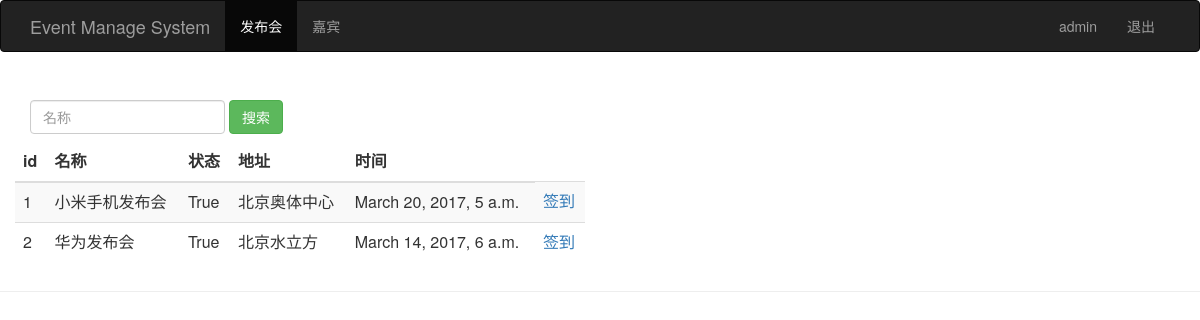
The page /event_manage/ (signed in) on the database its author committed.
### sign/models.py (models this page shows, shortened)
class Event(models.Model):
	name = models.CharField(max_length=100)
	limit = models.IntegerField()
	status = models.BooleanField()
	address = models.CharField(max_length=200)
	start_time = models.DateTimeField('events time')
	create_time = models.DateTimeField(auto_now=True)

### sign/views.py (the view)
# urls.py: url(r'^event_manage/$', views.event_manage),
def event_manage(request):
	event_list = Event.objects.all()
	username = request.session.get("user","")
	return render(request,"event_manage.html",{"user":username,'events':event_list})

### sign/templates/event_manage.html (shortened to what this page needs)
<html>
<head>
	{% load bootstrap3 %}
	{% bootstrap_css %}
</head>
<body role="document">
	<nav class="navbar navbar-inverse">
		<div class="container">
			<div class="navbar-header">
				<a class="navbar-brand" href="/event_manage/">Event Manage System</a>
			</div>
			<div  id="navbar" class="collapse navbar-collapse">
				<ul class="nav navbar-nav">
					<li class="active"><a href="#">发布会</a></li>
					<li> <a href="/guest_manage/">嘉宾</a></li>
				</ul>
				<ul class="nav navbar-nav navbar-right">
					<li><a href="#">{{user}}</a></li>
					<li><a href="/logout/">退出</a></li>
				</ul>
			</div>
		</div>
	</nav>
	<div class="page-header">
		<div id="navbar" class="navbar-collapse collapse">
			<form class="navbar-form" method="get" action="/search_name/">
				<div class="form-group">
					<input name="name" type="text" placeholder="名称" class="form-control">
				</div>
				<button type="submit" class="btn btn-success">搜索</button>
			</form>
	<div class="row">
		<div class="col-md-6">
			<table class="table table-striped">
				<thead>
					<tr>
						<th>id</th>
						<th>名称</th>
						<th>状态</th>
						<th>地址</th>
						<th>时间</th>
					</tr>
				</thead>
				<tbody>
					{% for event in events %}
					<tr>
						<td>{{event.id}}</td>
						<td>{{event.name}}</td>
						<td>{{event.status}}</td>
						<td>{{event.address}}</td>
						<td>{{event.start_time}}</td>
						<td><a href="/sign_index/{{event.id}}/" target="{{event.id}}_black">签到</a></td>
					</tr>
					{% endfor %}
				</tbody>
			</table>
		</div>
	</div>
</body>
</html>

### rows shown on the page
Event: id "1", name "小米手机发布会", status "True", address "北京奥体中心", start_time "March 20, 2017, 5 a.m."
Event: id "2", name "华为发布会", status "True", address "北京水立方", start_time "March 14, 2017, 6 a.m."

### other values the page prints
{{ user }} "admin"
